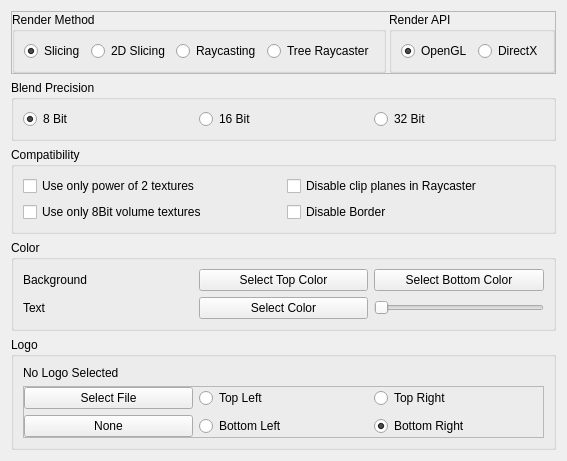
     <widget class="QWidget" name="tabRenderer">
      <attribute name="title">
       <string>Renderer</string>
      </attribute>
      <layout class="QVBoxLayout" name="verticalLayout_3">
       <item>
        <widget class="QFrame" name="frame">
         <property name="frameShape">
          <enum>QFrame::StyledPanel</enum>
         </property>
         <property name="frameShadow">
          <enum>QFrame::Raised</enum>
         </property>
         <layout class="QHBoxLayout" name="horizontalLayout">
          <property name="spacing">
           <number>3</number>
          </property>
          <property name="margin">
           <number>0</number>
          </property>
          <item>
           <widget class="QGroupBox" name="groupBox_6">
            <property name="title">
             <string>Render Method</string>
            </property>
            <layout class="QHBoxLayout" name="horizontalLayout_8">
             <item>
              <widget class="QRadioButton" name="radioButton_SBVR">
               <property name="text">
                <string>Slicing</string>
               </property>
               <property name="checked">
                <bool>true</bool>
               </property>
              </widget>
             </item>
             <item>
              <widget class="QRadioButton" name="radioButton_SBVR2D">
               <property name="text">
                <string>2D Slicing</string>
               </property>
              </widget>
             </item>
             <item>
              <widget class="QRadioButton" name="radioButton_Raycast">
               <property name="text">
                <string>Raycasting</string>
               </property>
              </widget>
             </item>
             <item>
              <widget class="QRadioButton" name="radioButton_TRaycast">
               <property name="text">
                <string>Tree Raycaster</string>
               </property>
              </widget>
             </item>
            </layout>
           </widget>
          </item>
          <item>
           <widget class="QGroupBox" name="groupBox_7">
            <property name="title">
             <string>Render API</string>
            </property>
            <layout class="QHBoxLayout" name="horizontalLayout_7">
             <item>
              <widget class="QRadioButton" name="radioButton_APIGL">
               <property name="text">
                <string>OpenGL</string>
               </property>
               <property name="checked">
                <bool>true</bool>
               </property>
              </widget>
             </item>
             <item>
              <widget class="QRadioButton" name="radioButton_APIDX">
               <property name="enabled">
                <bool>true</bool>
               </property>
               <property name="text">
                <string>DirectX</string>
               </property>
               <property name="checkable">
                <bool>true</bool>
               </property>
              </widget>
             </item>
            </layout>
           </widget>
          </item>
         </layout>
        </widget>
       </item>
       <item>
        <widget class="QGroupBox" name="groupBox_8">
         <property name="title">
          <string>Blend Precision</string>
         </property>
         <layout class="QHBoxLayout" name="horizontalLayout_9">
          <item>
           <widget class="QRadioButton" name="radioButton_Prec8Bit">
            <property name="text">
             <string>8 Bit</string>
            </property>
            <property name="checked">
             <bool>true</bool>
            </property>
           </widget>
          </item>
          <item>
           <widget class="QRadioButton" name="radioButton_Prec16Bit">
            <property name="text">
             <string>16 Bit</string>
            </property>
           </widget>
          </item>
          <item>
           <widget class="QRadioButton" name="radioButton_Prec32Bit">
            <property name="text">
             <string>32 Bit</string>
            </property>
           </widget>
          </item>
         </layout>
        </widget>
       </item>
       <item>
        <widget class="QGroupBox" name="groupBox_9">
         <property name="title">
          <string>Compatibility</string>
         </property>
         <layout class="QGridLayout" name="gridLayout_5">
          <item row="0" column="1">
           <widget class="QCheckBox" name="checkBox_PowerOfTwo">
            <property name="text">
             <string>Use only power of 2 textures</string>
            </property>
           </widget>
          </item>
          <item row="1" column="1">
           <widget class="QCheckBox" name="checkBox_DownSampleTo8Bits">
            <property name="text">
             <string>Use only 8Bit volume textures</string>
            </property>
           </widget>
          </item>
          <item row="1" column="2">
           <widget class="QCheckBox" name="checkBox_DisableBorder">
            <property name="text">
             <string>Disable Border</string>
            </property>
           </widget>
          </item>
          <item row="0" column="2">
           <widget class="QCheckBox" name="checkBox_NoRCClipplanes">
            <property name="text">
             <string>Disable clip planes in Raycaster</string>
            </property>
           </widget>
          </item>
         </layout>
        </widget>
       </item>
       <item>
        <widget class="QGroupBox" name="groupBox_Color">
         <property name="title">
          <string>Color</string>
         </property>
         <layout class="QGridLayout" name="gridLayout_3">
          <item row="0" column="0">
           <widget class="QLabel" name="label_5">
            <property name="text">
             <string>Background</string>
            </property>
           </widget>
          </item>
          <item row="0" column="2">
           <widget class="QPushButton" name="pushButtonSelBack1">
            <property name="text">
             <string>Select Top Color</string>
            </property>
           </widget>
          </item>
          <item row="1" column="0">
           <widget class="QLabel" name="label_3">
            <property name="text">
             <string>Text</string>
            </property>
           </widget>
          </item>
          <item row="1" column="2">
           <widget class="QPushButton" name="pushButtonSelText">
            <property name="text">
             <string>Select Color</string>
            </property>
           </widget>
          </item>
          <item row="0" column="3">
           <widget class="QPushButton" name="pushButtonSelBack2">
            <property name="text">
             <string>Select Bottom Color</string>
            </property>
           </widget>
          </item>
          <item row="1" column="3">
           <widget class="QSlider" name="horizontalSliderTextOpacity">
            <property name="sizePolicy">
             <sizepolicy hsizetype="Preferred" vsizetype="Fixed">
              <horstretch>0</horstretch>
              <verstretch>0</verstretch>
             </sizepolicy>
            </property>
            <property name="maximum">
             <number>255</number>
            </property>
            <property name="orientation">
             <enum>Qt::Horizontal</enum>
            </property>
           </widget>
          </item>
         </layout>
        </widget>
       </item>
       <item>
        <widget class="QGroupBox" name="groupBox_2">
         <property name="title">
          <string>Logo</string>
         </property>
         <layout class="QVBoxLayout" name="verticalLayout_9">
          <item>
           <widget class="QLabel" name="label_LogoFile">
            <property name="text">
             <string>No Logo Selected</string>
            </property>
           </widget>
          </item>
          <item>
           <widget class="QFrame" name="frame_6">
            <property name="frameShape">
             <enum>QFrame::StyledPanel</enum>
            </property>
            <property name="frameShadow">
             <enum>QFrame::Raised</enum>
            </property>
            <layout class="QGridLayout" name="gridLayout_2">
             <property name="margin">
              <number>0</number>
             </property>
             <item row="0" column="0">
              <widget class="QPushButton" name="pushButtonSelLogo">
               <property name="text">
                <string>Select File</string>
               </property>
              </widget>
             </item>
             <item row="1" column="0">
              <widget class="QPushButton" name="pushButtonNoLogo">
               <property name="text">
                <string>None</string>
               </property>
              </widget>
             </item>
             <item row="0" column="1">
              <widget class="QRadioButton" name="radioButton_logoTL">
               <property name="text">
                <string>Top Left</string>
               </property>
               <property name="checked">
                <bool>false</bool>
               </property>
              </widget>
             </item>
             <item row="1" column="1">
              <widget class="QRadioButton" name="radioButton_logoBL">
               <property name="text">
                <string>Bottom Left</string>
               </property>
              </widget>
             </item>
             <item row="0" column="2">
              <widget class="QRadioButton" name="radioButton_logoTR">
               <property name="text">
                <string>Top Right</string>
               </property>
              </widget>
             </item>
             <item row="1" column="2">
              <widget class="QRadioButton" name="radioButton_logoBR">
               <property name="text">
                <string>Bottom Right</string>
               </property>
               <property name="checked">
                <bool>true</bool>
               </property>
              </widget>
             </item>
            </layout>
           </widget>
          </item>
         </layout>
        </widget>
       </item>
      </layout>
     </widget>
